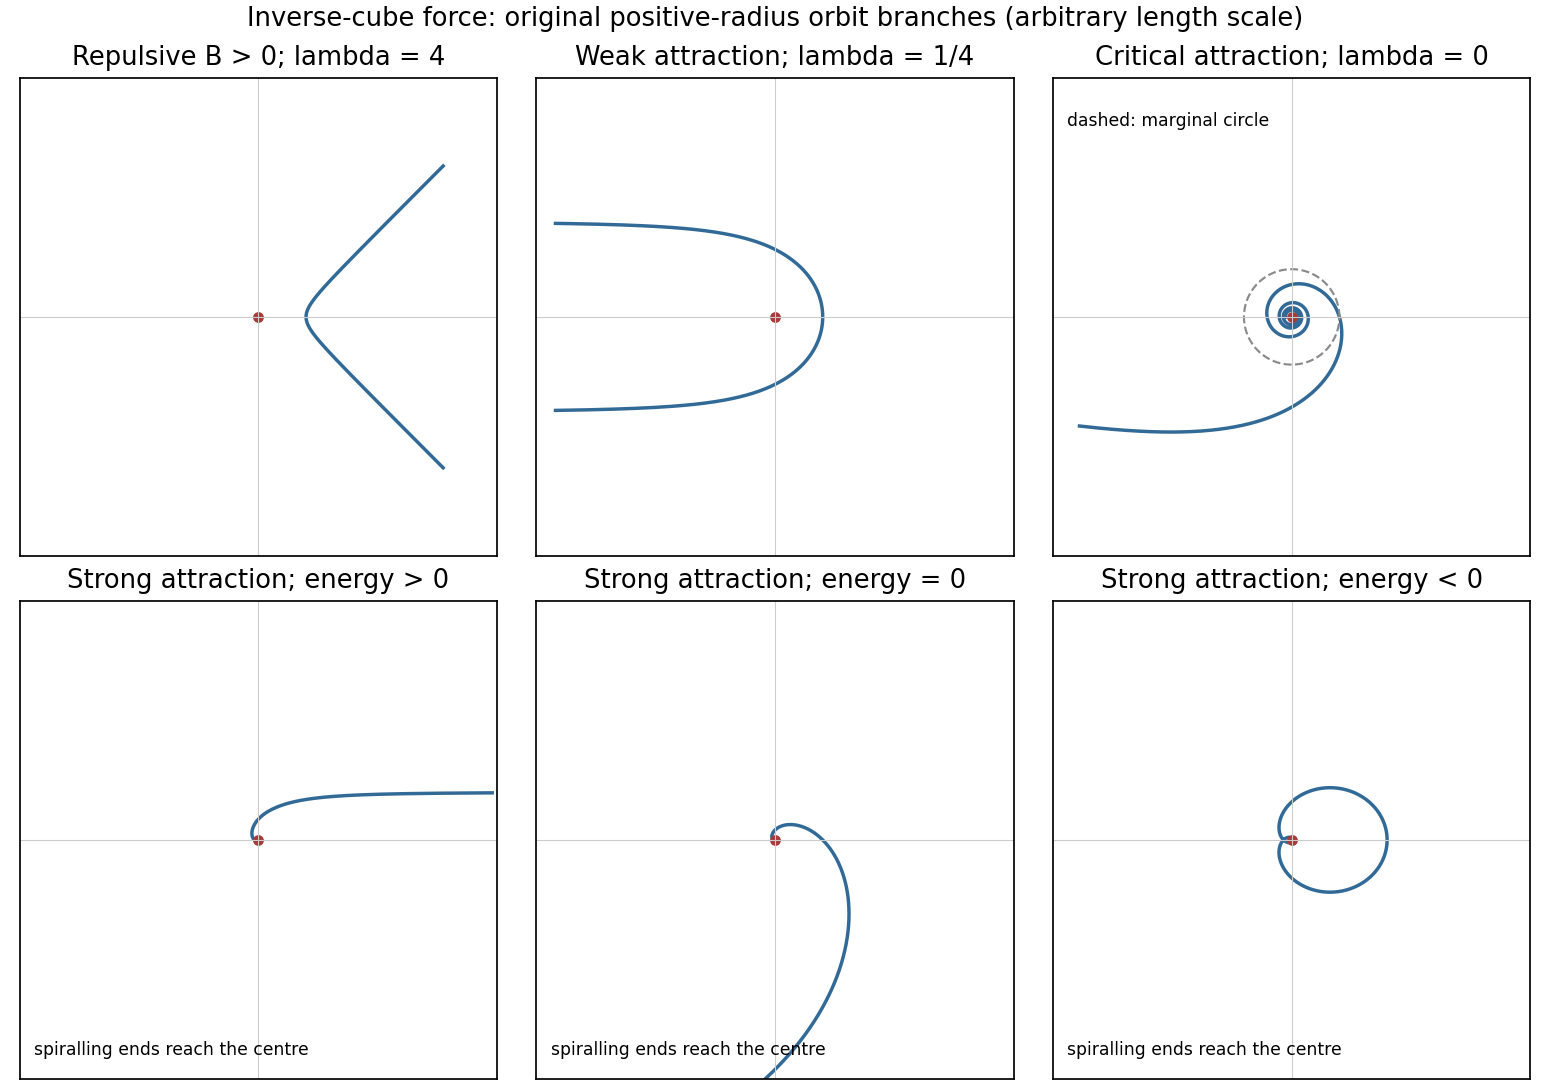

Recreate this plot in Python.
"""Original teaching diagram. Tested with Python 3.14, numpy, matplotlib.
Run in the desired output directory; PNG is written as a basename in cwd.
"""
import numpy as np
import matplotlib
matplotlib.use("Agg")
import matplotlib.pyplot as plt

fig,axs=plt.subplots(2,3,figsize=(10,7),layout="constrained")
branches=[]
for lam,title in [(4,"Repulsive B > 0; lambda = 4"),(.25,"Weak attraction; lambda = 1/4")]:
 th=np.linspace(-np.arccos(.2)/np.sqrt(lam),np.arccos(.2)/np.sqrt(lam),2500);r=1/np.cos(np.sqrt(lam)*th);branches.append((title,th,r))
th=np.linspace((.2-1)/.3,22,3500);branches.append(("Critical attraction; lambda = 0",th,1/(1+.3*th)))
th=np.linspace(np.arcsinh(.2),8,2500);branches.append(("Strong attraction; energy > 0",th,1/np.sinh(th)))
th=np.linspace(-np.log(5),7,2500);branches.append(("Strong attraction; energy = 0",th,np.exp(-th)))
th=np.linspace(-8,8,3500);branches.append(("Strong attraction; energy < 0",th,2/np.cosh(th)))
for ax,(title,th,r) in zip(axs.flat,branches):
 ax.plot(r*np.cos(th),r*np.sin(th),color="#326a97",lw=1.6);ax.plot(0,0,"o",color="#aa3939",ms=4)
 if "Critical" in title:
  ang=np.linspace(0,2*np.pi,300);ax.plot(np.cos(ang),np.sin(ang),ls="--",color="#8a8a8a",lw=1);ax.text(-4.7,4,"dashed: marginal circle",fontsize=8)
 if "Strong" in title:ax.text(-4.7,-4.5,"spiralling ends reach the centre",fontsize=8)
 ax.axhline(0,color="#cccccc",lw=.5);ax.axvline(0,color="#cccccc",lw=.5)
 ax.set(xlim=(-5,5),ylim=(-5,5),aspect="equal",title=title,xticks=[],yticks=[])
fig.suptitle("Inverse-cube force: original positive-radius orbit branches (arbitrary length scale)")
fig.savefig("paper-1-inverse-cube-orbits.png",dpi=155,facecolor="white")
